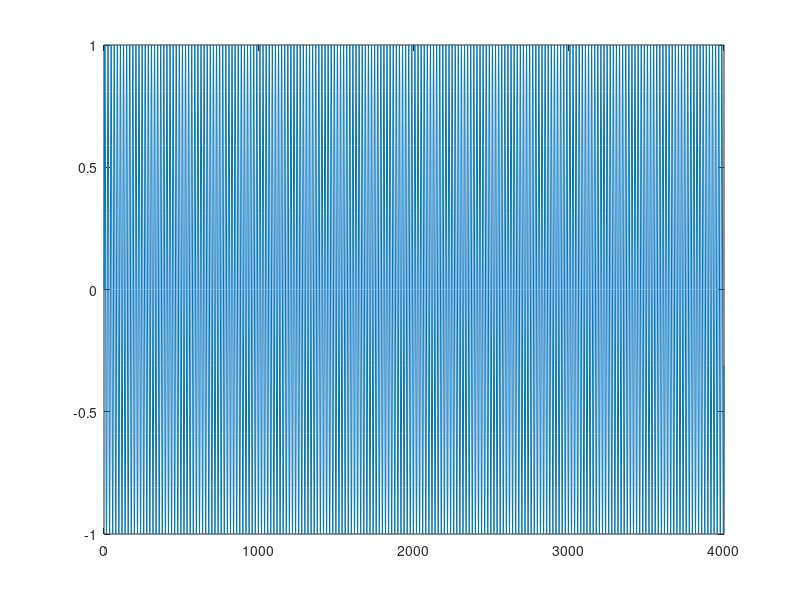

The MATLAB script that drew this image: (Note: this script raises an error after producing the figure.)
fs = 4000;
t = 0:1/fs:1-1/fs;
y = sin(2*pi*200*t);
figure;
plot(y);

bandpassY = bandpass(y,[100 300],fs);
figure;
plot(bandpassY);